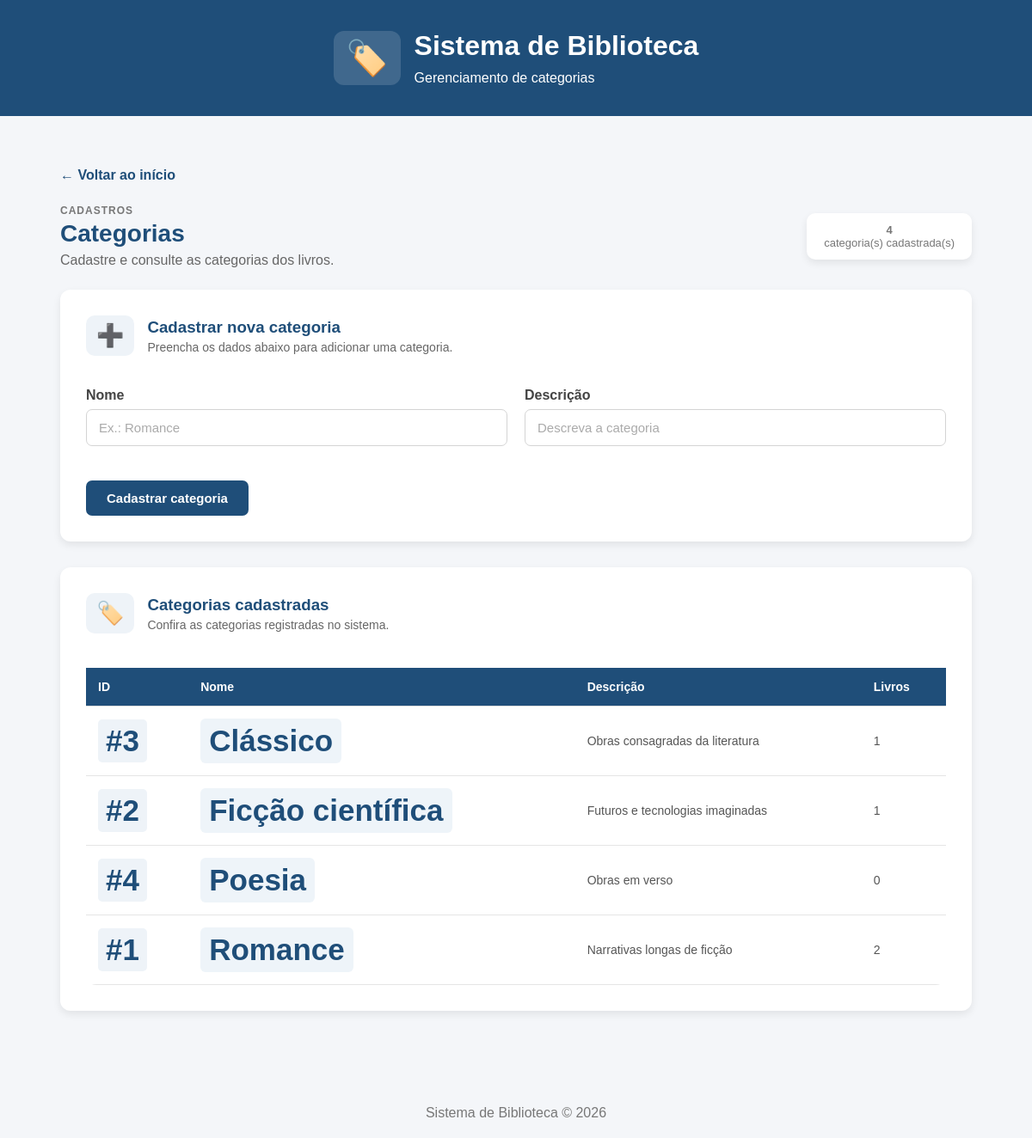
Screenshot of /categorias with the database file from the repository.
### tables this page shows
CREATE TABLE categorias (
    id INTEGER PRIMARY KEY AUTOINCREMENT,
    nome TEXT NOT NULL UNIQUE,
    descricao TEXT
);

### app.py (the view)
@app.route("/categorias")
def categorias():
    conexao = conectar_banco()
    lista = conexao.execute("""
        SELECT categorias.*, COUNT(livros.id) AS total_livros
        FROM categorias
        LEFT JOIN livros ON livros.categoria_id = categorias.id
        GROUP BY categorias.id
        ORDER BY categorias.nome
    """).fetchall()
    conexao.close()
    return render_template("categorias.html", categorias=lista)

### app.py (called while the page is built)
def conectar_banco():
    conexao = sqlite3.connect(CAMINHO_BANCO)
    conexao.row_factory = sqlite3.Row
    conexao.execute("PRAGMA foreign_keys = ON")
    return conexao

### templates/categorias.html (shortened to what this page needs)
{% extends "base.html" %}
{% block logo %}🏷️{% endblock %}
{% block subtitulo_cabecalho %}Gerenciamento de categorias{% endblock %}
{% block conteudo %}
<section class="titulo-pagina">
    <div>
        <span class="subtitulo">CADASTROS</span>
        <h2>Categorias</h2>
        <p>Cadastre e consulte as categorias dos livros.</p>
    </div>
    <div class="contador">
        <span class="contador-numero">{{ categorias|length }}</span>
        <span class="contador-texto">categoria(s) cadastrada(s)</span>
    </div>
</section>
<section class="card">
    <div class="titulo-secao">
        <div class="icone-secao">➕</div>
        <div>
            <h3>Cadastrar nova categoria</h3>
            <p>Preencha os dados abaixo para adicionar uma categoria.</p>
        </div>
    </div>
    <form action="{{ url_for('cadastrar_categoria') }}" method="POST">
        <div class="linha-formulario">
            <div class="campo">
                <label for="nome">Nome</label>
                <input type="text" id="nome" name="nome" placeholder="Ex.: Romance" required>
            </div>
            <div class="campo">
                <label for="descricao">Descrição</label>
                <input type="text" id="descricao" name="descricao" placeholder="Descreva a categoria">
            </div>
        </div>
        <div class="area-botao">
            <button type="submit" class="botao-principal">Cadastrar categoria</button>
        </div>
    </form>
</section>
<section class="card">
    <div class="titulo-secao">
        <div class="icone-secao">🏷️</div>
        <div>
            <h3>Categorias cadastradas</h3>
            <p>Confira as categorias registradas no sistema.</p>
        </div>
    </div>
    {% if categorias %}
    <div class="tabela-container">
        <table>
            <thead><tr><th>ID</th><th>Nome</th><th>Descrição</th><th>Livros</th></tr></thead>
            <tbody>
                {% for categoria in categorias %}
                <tr>
                    <td><span class="id-aluno">#{{ categoria.id }}</span></td>
                    <td><span class="professor-especialidade">{{ categoria.nome }}</span></td>
                    <td>{{ categoria.descricao or '-' }}</td>
                    <td>{{ categoria.total_livros }}</td>
                </tr>
                {% endfor %}
            </tbody>
        </table>
    </div>
    {% else %}
    <div class="sem-dados">
        <div class="icone-vazio">🏷️</div>
        <h3>Nenhuma categoria cadastrada</h3>
        <p>Utilize o formulário acima para cadastrar a primeira categoria.</p>
    </div>
    {% endif %}
</section>
{% endblock %}

### static/style.css (style rules this page uses)
* { margin: 0; padding: 0; box-sizing: border-box; }
body { font-family: Arial, sans-serif; background-color: #f4f6f9; color: #333; }
.container h2 { margin-bottom: 10px; }
.card { background-color: white; padding: 30px 20px; border-radius: 12px; text-decoration: none; color: #333; box-shadow: 0 4px 10px rgba(0, 0, 0, 0.08); transition: 0.3s; }
.card span { font-size: 35px; }
.card h3 { margin: 15px 0 10px; color: #1f4e79; }
.card p { color: #666; font-size: 14px; }
.formulario-container, .tabela-container { background-color: white; padding: 25px; margin-bottom: 30px; border-radius: 12px; box-shadow: 0 4px 10px rgba(0, 0, 0, 0.08); }
form { display: flex; flex-direction: column; }
form label { margin-top: 12px; margin-bottom: 5px; font-weight: bold; }
form input { padding: 12px; border: 1px solid #ccc; border-radius: 6px; font-size: 15px; }
form button { margin-top: 20px; padding: 12px; background-color: #1f4e79; color: white; border: none; border-radius: 6px; font-size: 16px; cursor: pointer; }
table { width: 100%; border-collapse: collapse; margin-top: 15px; }
th, td { padding: 12px; text-align: left; border-bottom: 1px solid #ddd; }
th { background-color: #1f4e79; color: white; }
.titulo-pagina { display: flex; justify-content: space-between; align-items: center; margin-bottom: 25px; }
.titulo-pagina h2 { font-size: 28px; color: #1f4e79; margin-bottom: 6px; }
.titulo-pagina p { color: #666; }
.contador { display: flex; flex-direction: column; align-items: center; justify-content: center; min-width: 100px; padding: 12px 20px; background-color: white; border-radius: 10px; box-shadow: 0 4px 10px rgba(0, 0, 0, 0.08); }
.contador span { font-size: 13px; color: #777; }
.titulo-secao { margin-bottom: 25px; }
.titulo-secao p { color: #666; }
.campo { display: flex; flex-direction: column; }
.campo label { margin-bottom: 7px; font-weight: bold; color: #444; }
.campo input { width: 100%; padding: 12px 14px; border: 1px solid #d4d4d4; border-radius: 7px; font-size: 15px; outline: none; transition: 0.2s; }
.campo input::placeholder { color: #aaa; }
.area-botao { margin-top: 25px; }
.botao-principal { padding: 12px 24px; background-color: #1f4e79; color: white; border: none; border-radius: 7px; font-size: 15px; font-weight: bold; cursor: pointer; transition: 0.2s; }
table { width: 100%; border-collapse: collapse; }
thead { background-color: #1f4e79; }
th { padding: 14px; color: white; text-align: left; font-size: 14px; }
td { padding: 14px; border-bottom: 1px solid #e5e5e5; color: #555; font-size: 14px; }
tbody tr { transition: 0.2s; }
.id-aluno { display: inline-block; padding: 5px 9px; background-color: #eef3f8; color: #1f4e79; border-radius: 5px; font-size: 12px; font-weight: bold; }
.professor-especialidade { display: inline-block; padding: 6px 10px; background-color: #eef4f9; color: #1f4e79; border-radius: 6px; font-size: 12px; font-weight: bold; }
.subtitulo { display: block; margin-bottom: 4px; font-size: 12px; font-weight: bold; letter-spacing: 1px; color: #777; }
.contador-numero { font-size: 25px; font-weight: bold; color: #1f4e79; }
.contador-texto { font-size: 13px; color: #777; }
section.card { padding: 30px; margin-bottom: 30px; }
.titulo-secao { display: flex; align-items: center; gap: 15px; }
.titulo-secao h3 { margin: 0 0 4px; }
.icone-secao { font-size: 26px; background-color: #eef3f8; border-radius: 10px; padding: 8px 12px; }
.card .titulo-secao p { margin: 0; }
.linha-formulario { display: grid; grid-template-columns: 1fr 1fr; gap: 20px; margin-bottom: 15px; }
section.card .botao-principal { margin-top: 0; font-size: 15px; }
.card .tabela-container { padding: 0; margin: 0; box-shadow: none; overflow-x: auto; }

### rows the page displays
categorias: id "3", nome "Clássico", descricao "Obras consagradas da literatura", total_livros "1"
categorias: id "2", nome "Ficção científica", descricao "Futuros e tecnologias imaginadas", total_livros "1"
categorias: id "4", nome "Poesia", descricao "Obras em verso", total_livros "0"
categorias: id "1", nome "Romance", descricao "Narrativas longas de ficção", total_livros "2"

### other values shown
{{ categorias|length }} "4"
